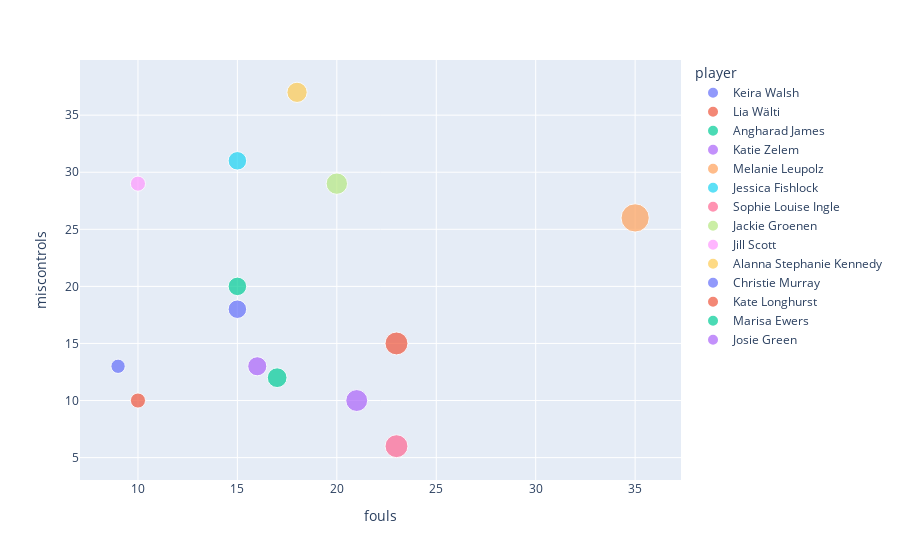

The notebook cell this image was saved under:
### Markdown cell above
## Mistakes

### Code cell
fig = px.scatter(players, x="fouls", y="miscontrols", size='fouls', color="player")
fig.show()

### Figure 1 — Plotly figure (JSON) as saved in the notebook; plotly's stock layout.template omitted (floating-point values rounded to 4 significant figures)
{"data": [{"hovertemplate": "player=Keira Walsh<br>fouls=%{marker.size}<br>miscontrols=%{y}<extra></extra>", "legendgroup": "Keira Walsh", "marker": {"color": "#636efa", "size": [15], "sizemode": "area", "sizeref": 0.0875, "symbol": "circle"}, "mode": "markers", "name": "Keira Walsh", "orientation": "v", "showlegend": true, "type": "scatter", "x": [15], "xaxis": "x", "y": [18], "yaxis": "y"}, {"hovertemplate": "player=Lia Wälti<br>fouls=%{marker.size}<br>miscontrols=%{y}<extra></extra>", "legendgroup": "Lia Wälti", "marker": {"color": "#EF553B", "size": [10], "sizemode": "area", "sizeref": 0.0875, "symbol": "circle"}, "mode": "markers", "name": "Lia Wälti", "orientation": "v", "showlegend": true, "type": "scatter", "x": [10], "xaxis": "x", "y": [10], "yaxis": "y"}, {"hovertemplate": "player=Angharad James<br>fouls=%{marker.size}<br>miscontrols=%{y}<extra></extra>", "legendgroup": "Angharad James", "marker": {"color": "#00cc96", "size": [15], "sizemode": "area", "sizeref": 0.0875, "symbol": "circle"}, "mode": "markers", "name": "Angharad James", "orientation": "v", "showlegend": true, "type": "scatter", "x": [15], "xaxis": "x", "y": [20], "yaxis": "y"}, {"hovertemplate": "player=Katie Zelem<br>fouls=%{marker.size}<br>miscontrols=%{y}<extra></extra>", "legendgroup": "Katie Zelem", "marker": {"color": "#ab63fa", "size": [16], "sizemode": "area", "sizeref": 0.0875, "symbol": "circle"}, "mode": "markers", "name": "Katie Zelem", "orientation": "v", "showlegend": true, "type": "scatter", "x": [16], "xaxis": "x", "y": [13], "yaxis": "y"}, {"hovertemplate": "player=Melanie Leupolz<br>fouls=%{marker.size}<br>miscontrols=%{y}<extra></extra>", "legendgroup": "Melanie Leupolz", "marker": {"color": "#FFA15A", "size": [35], "sizemode": "area", "sizeref": 0.0875, "symbol": "circle"}, "mode": "markers", "name": "Melanie Leupolz", "orientation": "v", "showlegend": true, "type": "scatter", "x": [35], "xaxis": "x", "y": [26], "yaxis": "y"}, {"hovertemplate": "player=Jessica Fishlock<br>fouls=%{marker.size}<br>miscontrols=%{y}<extra></extra>", "legendgroup": "Jessica Fishlock", "marker": {"color": "#19d3f3", "size": [15], "sizemode": "area", "sizeref": 0.0875, "symbol": "circle"}, "mode": "markers", "name": "Jessica Fishlock", "orientation": "v", "showlegend": true, "type": "scatter", "x": [15], "xaxis": "x", "y": [31], "yaxis": "y"}, {"hovertemplate": "player=Sophie Louise Ingle<br>fouls=%{marker.size}<br>miscontrols=%{y}<extra></extra>", "legendgroup": "Sophie Louise Ingle", "marker": {"color": "#FF6692", "size": [23], "sizemode": "area", "sizeref": 0.0875, "symbol": "circle"}, "mode": "markers", "name": "Sophie Louise Ingle", "orientation": "v", "showlegend": true, "type": "scatter", "x": [23], "xaxis": "x", "y": [6], "yaxis": "y"}, {"hovertemplate": "player=Jackie Groenen<br>fouls=%{marker.size}<br>miscontrols=%{y}<extra></extra>", "legendgroup": "Jackie Groenen", "marker": {"color": "#B6E880", "size": [20], "sizemode": "area", "sizeref": 0.0875, "symbol": "circle"}, "mode": "markers", "name": "Jackie Groenen", "orientation": "v", "showlegend": true, "type": "scatter", "x": [20], "xaxis": "x", "y": [29], "yaxis": "y"}, {"hovertemplate": "player=Jill Scott<br>fouls=%{marker.size}<br>miscontrols=%{y}<extra></extra>", "legendgroup": "Jill Scott", "marker": {"color": "#FF97FF", "size": [10], "sizemode": "area", "sizeref": 0.0875, "symbol": "circle"}, "mode": "markers", "name": "Jill Scott", "orientation": "v", "showlegend": true, "type": "scatter", "x": [10], "xaxis": "x", "y": [29], "yaxis": "y"}, {"hovertemplate": "player=Alanna Stephanie Kennedy<br>fouls=%{marker.size}<br>miscontrols=%{y}<extra></extra>", "legendgroup": "Alanna Stephanie Kennedy", "marker": {"color": "#FECB52", "size": [18], "sizemode": "area", "sizeref": 0.0875, "symbol": "circle"}, "mode": "markers", "name": "Alanna Stephanie Kennedy", "orientation": "v", "showlegend": true, "type": "scatter", "x": [18], "xaxis": "x", "y": [37], "yaxis": "y"}, {"hovertemplate": "player=Christie Murray<br>fouls=%{marker.size}<br>miscontrols=%{y}<extra></extra>", "legendgroup": "Christie Murray", "marker": {"color": "#636efa", "size": [9], "sizemode": "area", "sizeref": 0.0875, "symbol": "circle"}, "mode": "markers", "name": "Christie Murray", "orientation": "v", "showlegend": true, "type": "scatter", "x": [9], "xaxis": "x", "y": [13], "yaxis": "y"}, {"hovertemplate": "player=Kate Longhurst<br>fouls=%{marker.size}<br>miscontrols=%{y}<extra></extra>", "legendgroup": "Kate Longhurst", "marker": {"color": "#EF553B", "size": [23], "sizemode": "area", "sizeref": 0.0875, "symbol": "circle"}, "mode": "markers", "name": "Kate Longhurst", "orientation": "v", "showlegend": true, "type": "scatter", "x": [23], "xaxis": "x", "y": [15], "yaxis": "y"}, {"hovertemplate": "player=Marisa Ewers<br>fouls=%{marker.size}<br>miscontrols=%{y}<extra></extra>", "legendgroup": "Marisa Ewers", "marker": {"color": "#00cc96", "size": [17], "sizemode": "area", "sizeref": 0.0875, "symbol": "circle"}, "mode": "markers", "name": "Marisa Ewers", "orientation": "v", "showlegend": true, "type": "scatter", "x": [17], "xaxis": "x", "y": [12], "yaxis": "y"}, {"hovertemplate": "player=Josie Green<br>fouls=%{marker.size}<br>miscontrols=%{y}<extra></extra>", "legendgroup": "Josie Green", "marker": {"color": "#ab63fa", "size": [21], "sizemode": "area", "sizeref": 0.0875, "symbol": "circle"}, "mode": "markers", "name": "Josie Green", "orientation": "v", "showlegend": true, "type": "scatter", "x": [21], "xaxis": "x", "y": [10], "yaxis": "y"}], "layout": {"legend": {"itemsizing": "constant", "title": {"text": "player"}, "tracegroupgap": 0}, "margin": {"t": 60}, "xaxis": {"anchor": "y", "domain": [0, 1], "title": {"text": "fouls"}}, "yaxis": {"anchor": "x", "domain": [0, 1], "title": {"text": "miscontrols"}}}}
